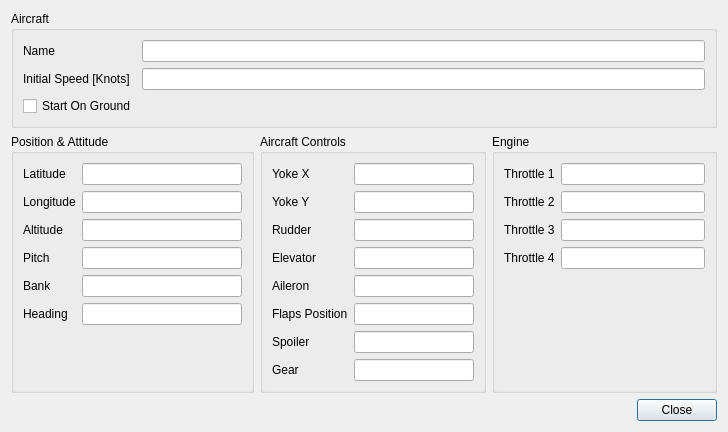
<?xml version="1.0" encoding="UTF-8"?>
<ui version="4.0">
 <class>SimulationVariablesDialog</class>
 <widget class="QDialog" name="SimulationVariablesDialog">
  <property name="geometry">
   <rect>
    <x>0</x>
    <y>0</y>
    <width>728</width>
    <height>432</height>
   </rect>
  </property>
  <property name="windowTitle">
   <string>Simulation Variables</string>
  </property>
  <layout class="QGridLayout" name="gridLayout">
   <item row="1" column="0">
    <spacer name="verticalSpacer">
     <property name="orientation">
      <enum>Qt::Vertical</enum>
     </property>
     <property name="sizeHint" stdset="0">
      <size>
       <width>20</width>
       <height>40</height>
      </size>
     </property>
    </spacer>
   </item>
   <item row="2" column="0">
    <widget class="QGroupBox" name="groupBox_5">
     <property name="minimumSize">
      <size>
       <width>0</width>
       <height>0</height>
      </size>
     </property>
     <property name="title">
      <string>Position &amp;&amp; Attitude</string>
     </property>
     <layout class="QFormLayout" name="formLayout_4">
      <item row="0" column="0">
       <widget class="QLabel" name="label_9">
        <property name="text">
         <string>Latitude</string>
        </property>
       </widget>
      </item>
      <item row="0" column="1">
       <widget class="QLineEdit" name="latitudeLineEdit">
        <property name="minimumSize">
         <size>
          <width>160</width>
          <height>0</height>
         </size>
        </property>
        <property name="readOnly">
         <bool>true</bool>
        </property>
       </widget>
      </item>
      <item row="1" column="0">
       <widget class="QLabel" name="label_10">
        <property name="text">
         <string>Longitude</string>
        </property>
       </widget>
      </item>
      <item row="1" column="1">
       <widget class="QLineEdit" name="longitudeLineEdit">
        <property name="readOnly">
         <bool>true</bool>
        </property>
       </widget>
      </item>
      <item row="2" column="0">
       <widget class="QLabel" name="label_11">
        <property name="text">
         <string>Altitude</string>
        </property>
       </widget>
      </item>
      <item row="2" column="1">
       <widget class="QLineEdit" name="altitudeLineEdit">
        <property name="readOnly">
         <bool>true</bool>
        </property>
       </widget>
      </item>
      <item row="3" column="0">
       <widget class="QLabel" name="label_25">
        <property name="text">
         <string>Pitch</string>
        </property>
       </widget>
      </item>
      <item row="3" column="1">
       <widget class="QLineEdit" name="pitchLineEdit">
        <property name="readOnly">
         <bool>true</bool>
        </property>
       </widget>
      </item>
      <item row="4" column="0">
       <widget class="QLabel" name="label_26">
        <property name="text">
         <string>Bank</string>
        </property>
       </widget>
      </item>
      <item row="4" column="1">
       <widget class="QLineEdit" name="bankLineEdit">
        <property name="readOnly">
         <bool>true</bool>
        </property>
       </widget>
      </item>
      <item row="5" column="0">
       <widget class="QLabel" name="label_27">
        <property name="text">
         <string>Heading</string>
        </property>
       </widget>
      </item>
      <item row="5" column="1">
       <widget class="QLineEdit" name="headingLineEdit">
        <property name="readOnly">
         <bool>true</bool>
        </property>
       </widget>
      </item>
     </layout>
    </widget>
   </item>
   <item row="2" column="1">
    <widget class="QGroupBox" name="groupBox_7">
     <property name="minimumSize">
      <size>
       <width>0</width>
       <height>0</height>
      </size>
     </property>
     <property name="title">
      <string>Aircraft Controls</string>
     </property>
     <layout class="QFormLayout" name="formLayout_2">
      <item row="0" column="0">
       <widget class="QLabel" name="label_28">
        <property name="text">
         <string>Yoke X</string>
        </property>
       </widget>
      </item>
      <item row="0" column="1">
       <widget class="QLineEdit" name="yokeXLineEdit">
        <property name="minimumSize">
         <size>
          <width>80</width>
          <height>0</height>
         </size>
        </property>
        <property name="readOnly">
         <bool>true</bool>
        </property>
       </widget>
      </item>
      <item row="1" column="0">
       <widget class="QLabel" name="label_29">
        <property name="text">
         <string>Yoke Y</string>
        </property>
       </widget>
      </item>
      <item row="1" column="1">
       <widget class="QLineEdit" name="yokeYLineEdit">
        <property name="minimumSize">
         <size>
          <width>120</width>
          <height>0</height>
         </size>
        </property>
        <property name="readOnly">
         <bool>true</bool>
        </property>
       </widget>
      </item>
      <item row="2" column="0">
       <widget class="QLabel" name="label_30">
        <property name="text">
         <string>Rudder</string>
        </property>
       </widget>
      </item>
      <item row="2" column="1">
       <widget class="QLineEdit" name="rudderLineEdit">
        <property name="minimumSize">
         <size>
          <width>120</width>
          <height>0</height>
         </size>
        </property>
        <property name="readOnly">
         <bool>true</bool>
        </property>
       </widget>
      </item>
      <item row="3" column="0">
       <widget class="QLabel" name="label_31">
        <property name="text">
         <string>Elevator</string>
        </property>
       </widget>
      </item>
      <item row="3" column="1">
       <widget class="QLineEdit" name="elevatorLineEdit">
        <property name="minimumSize">
         <size>
          <width>120</width>
          <height>0</height>
         </size>
        </property>
        <property name="readOnly">
         <bool>true</bool>
        </property>
       </widget>
      </item>
      <item row="4" column="0">
       <widget class="QLabel" name="label_32">
        <property name="text">
         <string>Aileron</string>
        </property>
       </widget>
      </item>
      <item row="4" column="1">
       <widget class="QLineEdit" name="aileronLineEdit">
        <property name="minimumSize">
         <size>
          <width>120</width>
          <height>0</height>
         </size>
        </property>
        <property name="readOnly">
         <bool>true</bool>
        </property>
       </widget>
      </item>
      <item row="5" column="0">
       <widget class="QLabel" name="label_38">
        <property name="text">
         <string>Flaps Position</string>
        </property>
       </widget>
      </item>
      <item row="5" column="1">
       <widget class="QLineEdit" name="flapsPositionLineEdit">
        <property name="minimumSize">
         <size>
          <width>120</width>
          <height>0</height>
         </size>
        </property>
        <property name="readOnly">
         <bool>true</bool>
        </property>
       </widget>
      </item>
      <item row="6" column="0">
       <widget class="QLabel" name="label_37">
        <property name="text">
         <string>Spoiler</string>
        </property>
       </widget>
      </item>
      <item row="6" column="1">
       <widget class="QLineEdit" name="spoilerLineEdit">
        <property name="minimumSize">
         <size>
          <width>120</width>
          <height>0</height>
         </size>
        </property>
        <property name="readOnly">
         <bool>true</bool>
        </property>
       </widget>
      </item>
      <item row="7" column="0">
       <widget class="QLabel" name="label_39">
        <property name="text">
         <string>Gear</string>
        </property>
       </widget>
      </item>
      <item row="7" column="1">
       <widget class="QLineEdit" name="gearLineEdit">
        <property name="minimumSize">
         <size>
          <width>120</width>
          <height>0</height>
         </size>
        </property>
        <property name="readOnly">
         <bool>true</bool>
        </property>
       </widget>
      </item>
     </layout>
    </widget>
   </item>
   <item row="2" column="2" colspan="2">
    <widget class="QGroupBox" name="groupBox">
     <property name="minimumSize">
      <size>
       <width>0</width>
       <height>0</height>
      </size>
     </property>
     <property name="title">
      <string>Engine</string>
     </property>
     <layout class="QFormLayout" name="formLayout">
      <item row="0" column="0">
       <widget class="QLabel" name="label_33">
        <property name="text">
         <string>Throttle 1</string>
        </property>
       </widget>
      </item>
      <item row="0" column="1">
       <widget class="QLineEdit" name="throttle1LineEdit">
        <property name="minimumSize">
         <size>
          <width>80</width>
          <height>0</height>
         </size>
        </property>
        <property name="readOnly">
         <bool>true</bool>
        </property>
       </widget>
      </item>
      <item row="1" column="0">
       <widget class="QLabel" name="label_34">
        <property name="text">
         <string>Throttle 2</string>
        </property>
       </widget>
      </item>
      <item row="1" column="1">
       <widget class="QLineEdit" name="throttle2LineEdit">
        <property name="minimumSize">
         <size>
          <width>120</width>
          <height>0</height>
         </size>
        </property>
        <property name="readOnly">
         <bool>true</bool>
        </property>
       </widget>
      </item>
      <item row="2" column="0">
       <widget class="QLabel" name="label_35">
        <property name="text">
         <string>Throttle 3</string>
        </property>
       </widget>
      </item>
      <item row="2" column="1">
       <widget class="QLineEdit" name="throttle3LineEdit">
        <property name="minimumSize">
         <size>
          <width>120</width>
          <height>0</height>
         </size>
        </property>
        <property name="readOnly">
         <bool>true</bool>
        </property>
       </widget>
      </item>
      <item row="3" column="0">
       <widget class="QLabel" name="label_36">
        <property name="text">
         <string>Throttle 4</string>
        </property>
       </widget>
      </item>
      <item row="3" column="1">
       <widget class="QLineEdit" name="throttle4LineEdit">
        <property name="minimumSize">
         <size>
          <width>120</width>
          <height>0</height>
         </size>
        </property>
        <property name="readOnly">
         <bool>true</bool>
        </property>
       </widget>
      </item>
     </layout>
    </widget>
   </item>
   <item row="3" column="3">
    <widget class="QDialogButtonBox" name="buttonBox">
     <property name="orientation">
      <enum>Qt::Horizontal</enum>
     </property>
     <property name="standardButtons">
      <set>QDialogButtonBox::Close</set>
     </property>
    </widget>
   </item>
   <item row="0" column="0" colspan="4">
    <widget class="QGroupBox" name="groupBox_4">
     <property name="minimumSize">
      <size>
       <width>512</width>
       <height>0</height>
      </size>
     </property>
     <property name="title">
      <string>Aircraft</string>
     </property>
     <layout class="QGridLayout" name="gridLayout_4">
      <item row="3" column="0">
       <widget class="QCheckBox" name="startOnGroundCheckBox">
        <property name="text">
         <string>Start On Ground</string>
        </property>
        <property name="checkable">
         <bool>false</bool>
        </property>
       </widget>
      </item>
      <item row="1" column="1">
       <widget class="QLineEdit" name="nameLineEdit">
        <property name="minimumSize">
         <size>
          <width>120</width>
          <height>0</height>
         </size>
        </property>
        <property name="readOnly">
         <bool>true</bool>
        </property>
       </widget>
      </item>
      <item row="2" column="1">
       <widget class="QLineEdit" name="initialAirspeedLineEdit">
        <property name="readOnly">
         <bool>true</bool>
        </property>
       </widget>
      </item>
      <item row="1" column="0">
       <widget class="QLabel" name="label_5">
        <property name="text">
         <string>Name</string>
        </property>
       </widget>
      </item>
      <item row="2" column="0">
       <widget class="QLabel" name="label_24">
        <property name="text">
         <string>Initial Speed [Knots]</string>
        </property>
       </widget>
      </item>
     </layout>
    </widget>
   </item>
  </layout>
 </widget>
 <resources/>
 <connections>
  <connection>
   <sender>buttonBox</sender>
   <signal>accepted()</signal>
   <receiver>SimulationVariablesDialog</receiver>
   <slot>accept()</slot>
   <hints>
    <hint type="sourcelabel">
     <x>248</x>
     <y>254</y>
    </hint>
    <hint type="destinationlabel">
     <x>157</x>
     <y>274</y>
    </hint>
   </hints>
  </connection>
  <connection>
   <sender>buttonBox</sender>
   <signal>rejected()</signal>
   <receiver>SimulationVariablesDialog</receiver>
   <slot>reject()</slot>
   <hints>
    <hint type="sourcelabel">
     <x>316</x>
     <y>260</y>
    </hint>
    <hint type="destinationlabel">
     <x>286</x>
     <y>274</y>
    </hint>
   </hints>
  </connection>
 </connections>
</ui>
